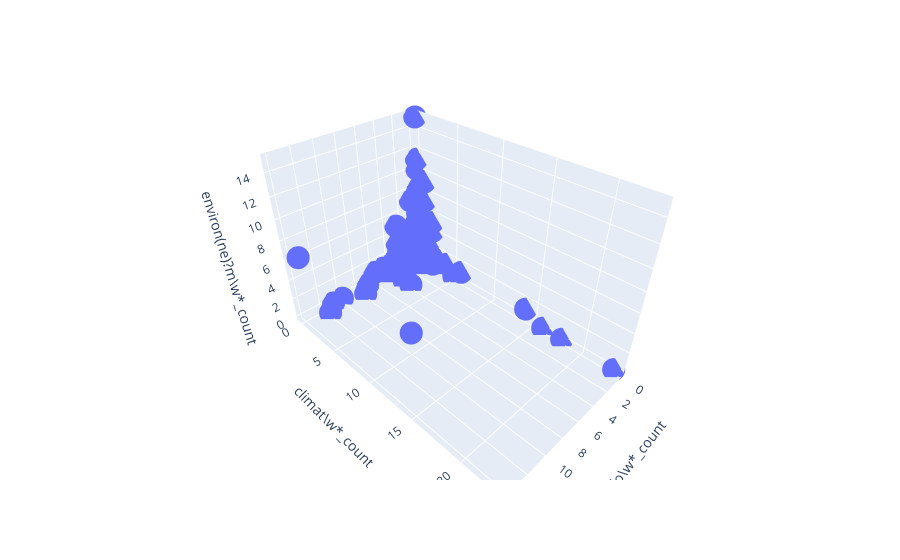

The notebook cell this image was saved under:
### Code cell
import plotly.express as px


fig = px.scatter_3d(df, x="[ée]colo\w*_count", y="climat\w*_count", z="environ(ne)?m\w*_count",
                 hover_name="class",hover_data=["class","tfidf_score"])

fig.show()

### Figure 1 — Plotly figure (JSON) as saved in the notebook; plotly's stock layout.template omitted (floating-point values rounded to 4 significant figures; data arrays with more than 128 entries replaced by an {"elided": "..."} marker saying what was removed)
{"data": [{"customdata": {"elided": "3540x2 mixed values"}, "hovertemplate": "<b>%{hovertext}</b><br><br>[ée]colo\\w*_count=%{x}<br>climat\\w*_count=%{y}<br>environ(ne)?m\\w*_count=%{z}<br>class=%{customdata[0]}<br>tfidf_score=%{customdata[1]}<extra></extra>", "hovertext": {"elided": "3540 str values"}, "legendgroup": "", "marker": {"color": "#636efa", "symbol": "circle"}, "mode": "markers", "name": "", "scene": "scene", "showlegend": false, "type": "scatter3d", "x": {"elided": "3540 int values"}, "y": {"elided": "3540 int values"}, "z": {"elided": "3540 int values"}}], "layout": {"legend": {"tracegroupgap": 0}, "margin": {"t": 60}, "scene": {"domain": {"x": [0, 1], "y": [0, 1]}, "xaxis": {"title": {"text": "[ée]colo\\w*_count"}}, "yaxis": {"title": {"text": "climat\\w*_count"}}, "zaxis": {"title": {"text": "environ(ne)?m\\w*_count"}}}}}
